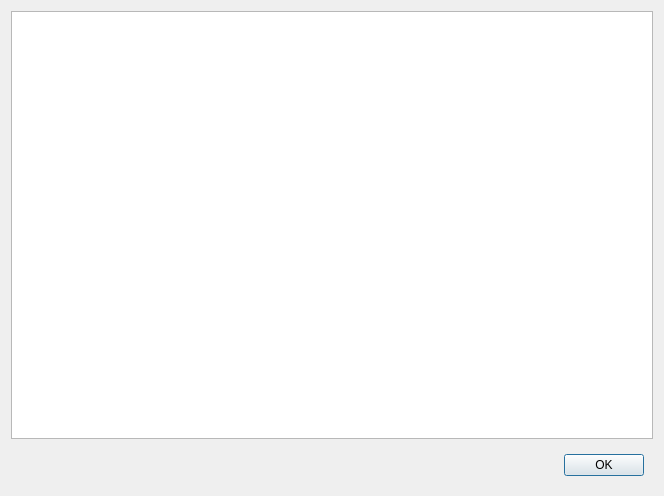
<?xml version="1.0" encoding="UTF-8"?>
<ui version="4.0">
 <class>NTextDialog</class>
 <widget class="QDialog" name="NTextDialog">
  <property name="geometry">
   <rect>
    <x>0</x>
    <y>0</y>
    <width>664</width>
    <height>496</height>
   </rect>
  </property>
  <property name="windowTitle">
   <string>Dialog</string>
  </property>
  <layout class="QVBoxLayout" name="verticalLayout">
   <item>
    <widget class="QTextEdit" name="textEdit">
     <property name="readOnly">
      <bool>true</bool>
     </property>
    </widget>
   </item>
   <item>
    <widget class="QWidget" name="widget" native="true">
     <layout class="QHBoxLayout" name="horizontalLayout">
      <item>
       <spacer name="horizontalSpacer">
        <property name="orientation">
         <enum>Qt::Horizontal</enum>
        </property>
        <property name="sizeHint" stdset="0">
         <size>
          <width>40</width>
          <height>20</height>
         </size>
        </property>
       </spacer>
      </item>
      <item>
       <widget class="QPushButton" name="okButton">
        <property name="sizePolicy">
         <sizepolicy hsizetype="Fixed" vsizetype="Fixed">
          <horstretch>0</horstretch>
          <verstretch>0</verstretch>
         </sizepolicy>
        </property>
        <property name="text">
         <string>OK</string>
        </property>
       </widget>
      </item>
     </layout>
    </widget>
   </item>
  </layout>
 </widget>
 <resources/>
 <connections/>
</ui>
